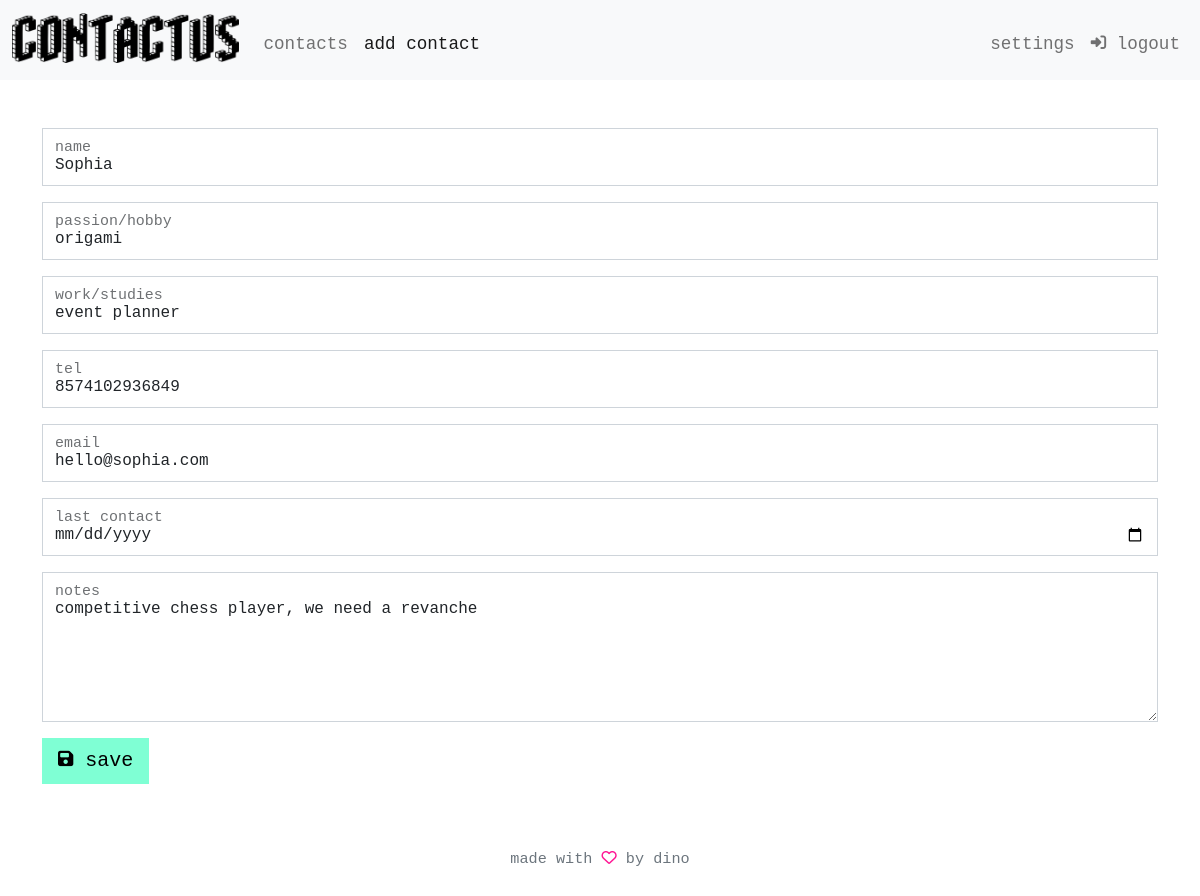
Screenshot of /edit-contact?id=3 (signed in) with the database file from the repository.
### tables this page shows
CREATE TABLE 'contacts' ('id' INTEGER PRIMARY KEY AUTOINCREMENT NOT NULL, 'name' TEXT, 'passion' TEXT, 'work' TEXT,'tel' TEXT, 'email' TEXT, 'last' DATETIME, 'notes' TEXT, 'user_id' INTEGER);

### app.py (the view, shortened to what this page needs)
@app.route("/edit-contact", methods=["GET", "POST"])
@login_required
def edit_contact():
    user_id = session["user_id"]
    if request.method == "GET":
        contact_id = request.args.get("id")
        contact = db.execute("SELECT * FROM contacts WHERE id = ? AND user_id = ?", contact_id, user_id)
        return render_template("edit-contact.html", contact = contact[0])

### app.py (called while the page is built)
@app.after_request
def after_request(response):
    response.headers["Cache-Control"] = "no-cache, no-store, must-revalidate"
    response.headers["Expires"] = 0
    response.headers["Pragma"] = "no-cache"
    return response

### helpers.py (called while the page is built)
def login_required(f):
    @wraps(f)
    def decorated_function(*args, **kwargs):
        if session.get("user_id") is None:
            return redirect("/login")
        return f(*args, **kwargs)
    return decorated_function

### templates/edit-contact.html (shortened to what this page needs)
{% extends "layout.html" %}
{% block main %}
    <div class="container-sm">
        <form action="/edit-contact" method="post">
            {% include 'form.html' %}
        </form>
    </div>
{% endblock %}

### templates/form.html
<div class="form-floating mb-3">
    <input type="text" name="name" id="name" class="form-control" autofocus autocomplete="off" placeholder value="{{ contact.name }}">
    <label for="name">name</label>
</div>
<div class="form-floating mb-3">
    <input type="text" name="passion" id="passion" class="form-control" autocomplete="off" placeholder value="{{ contact.passion }}">
    <label for="passion">passion/hobby</label>
</div>
<div class="form-floating mb-3">
    <input type="text" name="work" id="work" class="form-control" autocomplete="off" placeholder value="{{ contact.work }}">
    <label for="work">work/studies</label>
</div>
<div class="form-floating mb-3">
    <input type="text" name="first-tel" id="first-tel" class="form-control" autocomplete="off" placeholder value="{{ contact.tel }}">
    <label for="first-tel">tel</label>
</div>
<div class="form-floating mb-3">
    <input type="email" name="email" id="email" class="form-control" autocomplete="off" placeholder value="{{ contact.email }}">
    <label for="email">email</label>
</div>
<div class="form-floating mb-3">
    <input type="date" name="last" id="last" class="form-control" placeholder value="{{ contact.last }}">
    <label for="last">last contact</label>
</div>
<div class="form-floating mb-3">
    <textarea name="notes" id="notes" class="form-control" autocomplete="off" placeholder>{{ contact.notes }}</textarea>
    <label for="notes">notes</label>
</div>
<div class="form-floating mb-3 align-left">
    <button class="btn btn-primary btn-lg" type="submit"><i class="fa-solid fa-floppy-disk fa-sm"></i> save</button>
</div>

### static/styles.css (style rules this page uses)
body { font-family: "Courier New", "Tahoma", sans-serif; font-size: 1.1rem; text-transform: lowercase; }
.align-left { text-align:left; }
#notes { height: 150px; }
.btn { border: 0; border-radius: 0; transition: none; }
.btn-primary { background-color: aquamarine; color: black; }
.form-control { border-radius: 0; }

### rows the page displays
contacts: name "Sophia", passion "origami", work "event planner", first-tel "8574102936849", email "hello@sophia.com", notes "competitive chess player, we need a revanche"
